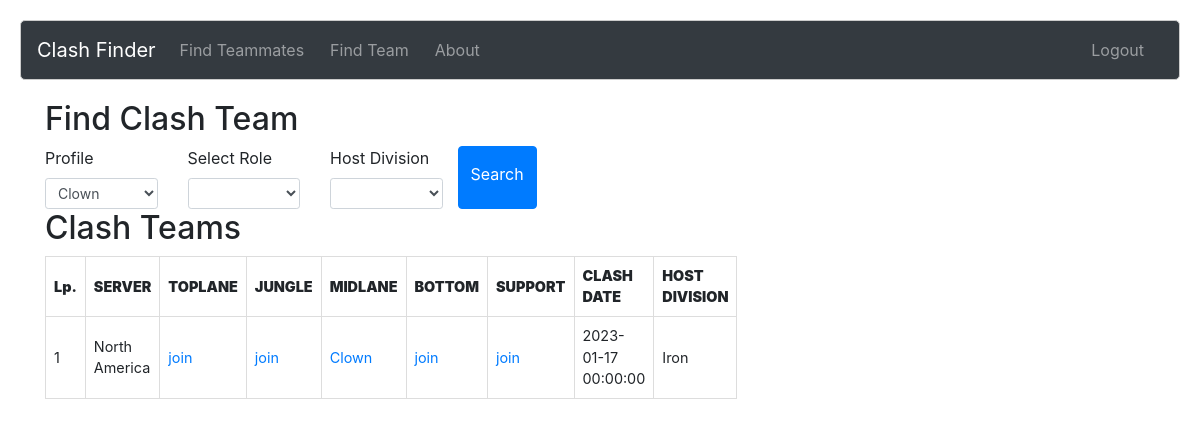
Screenshot of /findteam (signed in) with the database file from the repository.
### models.py (models this page shows, shortened)
class ClashTeam(UserMixin, db.Model):
    id = db.Column(db.Integer, primary_key=True)
    clash_date = db.Column(db.DateTime, nullable=False, default=None)
    division = db.Column(db.String(64), index=True, default=None)
    toplane = db.Column(db.String(64), index=True, default=None)
    jungle = db.Column(db.String(64), index=True, default=None)
    midlane = db.Column(db.String(64), index=True, default=None)
    adcarry = db.Column(db.String(64), index=True, default=None)
    support = db.Column(db.String(64), index=True, default=None)
    host_id = db.Column(db.Integer, db.ForeignKey('profile.id'))

class Profile(UserMixin, db.Model):
    id = db.Column(db.Integer, primary_key=True)
    nickname = db.Column(db.String(64), index=True, unique=True)
    server = db.Column(db.String(10), index=True)
    division = db.Column(db.String(20), index=True)
    best_position = db.Column(db.String(20), index=True)
    alternative_position = db.Column(db.String(20), index=True)
    user_id = db.Column(db.Integer, db.ForeignKey('user.id'))
    clash_team = db.relationship('ClashTeam', backref='host', lazy='dynamic')
    reported = db.relationship('ReportPlayer', backref='Reported', lazy='dynamic',
                              cascade="all, delete, delete-orphan")  # powiązanie z reportowanym profilem

### routes.py (the view, shortened to what this page needs)
@app.route('/findteam', methods=['GET', 'POST'])
@login_required
def findteam():
    user = User.query.filter_by(username=current_user.username).first_or_404()
    clash_teams = ClashTeam.query.filter(or_(ClashTeam.toplane==None, ClashTeam.jungle==None, ClashTeam.midlane==None, ClashTeam.adcarry==None, ClashTeam.support==None)).order_by(ClashTeam.clash_date).all()
    if len(clash_teams) == 0:
        clash_teams = []
    form = SearchingTeam(user_id = user.id)
    return render_template('findteam.html', clash_teams=clash_teams, form=form, user=user)

### forms.py
class SearchingTeam(FlaskForm):
    profile = SelectField('Profile', validators=[DataRequired()], choices=[], default=None)
    role = SelectField('Select Role', choices=positions)
    division = SelectField('Host Division', choices=divisions)
    submit = SubmitField('Search')
    def __init__(self, user_id, *args, **kwargs):
        super(SearchingTeam, self).__init__(*args, **kwargs)
        self.profile.choices = [(p.nickname) for p in Profile.query.filter_by(user_id=user_id)]

### models.py (called while the page is built)
@login.user_loader
def load_user(id):
    return User.query.get(int(id))

### templates/findteam.html (shortened to what this page needs)
<!DOCTYPE html>
<html>
	<head>
		<link rel="stylesheet" href="https://maxcdn.bootstrapcdn.com/bootstrap/4.5.2/css/bootstrap.min.css">
		<link rel="stylesheet" href="{{ url_for('static', filename='style.css') }}">
	</head>
    <body>
		<nav class="navbar navbar-expand-sm bg-dark navbar-dark">
			<a class="navbar-brand">Clash Finder</a>
			<ul class="navbar-nav">
				<li class="nav-item">
					<a class="nav-link" href="#">Find Teammates</a>
				</li>
				<li class="nav-item">
					<a class="nav-link" href="#">Find Team</a>
				</li>
				<li class="nav-item">
					<a class="nav-link" href="#">About</a>
				</li>
			</ul>
			<ul class="navbar-nav ml-auto">
				{% if current_user.is_authenticated %}
				<li class="nav-item">
					<form method="post" action="{{ url_for('logout') }}">
						<button type="submit" class="btn btn-link nav-link">Logout</button>
					</form>
				</li>
				{% else %}
				<li class="nav-item">
					<a class="nav-link" href="{{ url_for('login') }}">Login</a>
				</li>
				{% endif %}
			</ul>
		</nav>
        <div class="container">
            <div class="row">
                <div class="col-sm-6">
					<h2>Find Clash Team</h2>
					<form method="POST" action="{{ url_for('findteam') }}">
						<div class="row">
							<div class="col-md-3">
							  {{ form.profile.label(class="form-control-label") }}
							  {{ form.profile(class="form-control form-control-sm") }}
							</div>
							<div class="col-md-3">
							  {{ form.role.label(class="form-control-label") }}
							  {{ form.role(class="form-control form-control-sm") }}
							</div>
							<div class="col-md-3">
							  {{ form.division.label(class="form-control-label") }}
							  {{ form.division(class="form-control form-control-sm") }}
							</div>
							<button type="submit" class="btn btn-primary">{{ form.submit.label }}</button>
							<br>
						</div>
					</form>
                    <h2>Clash Teams</h2>
						<div class="clash-available-teams">
							{% if clash_teams %}
                            <table>
                                <thead>
                                    <tr>
                                        <th><strong>Lp.</strong></th>
										<th><strong>SERVER</strong></th>
                                        <th><strong>TOPLANE</strong></th>
                                        <th><strong>JUNGLE</strong></th>
                                        <th><strong>MIDLANE</strong></th>
                                        <th><strong>BOTTOM</strong></th>
                                        <th><strong>SUPPORT</strong></th>
                                        <th><strong>CLASH DATE</strong></th>
                                        <th><strong>HOST DIVISION</strong></th>
                                    </tr>
                                </thead>
								<tbody>
									{% for team in clash_teams %}
									<tr>
										<td>{{ loop.index }}</td>
										<td>{{ team.host.server or '' }}</td>
										<td>
											{% if team.toplane %}
												<a href="#{{ team.toplane }}">{{ team.toplane }}</a>
											{% else %}
												<a href="#">join</a>
											{% endif %}
										</td>
										<td>
											{% if team.jungle %}
												<a href="#{{ team.jungle }}">{{ team.jungle }}</a>
											{% else %}
												<a href="#">join</a>
											{% endif %}
										</td>
										<td>
											{% if team.midlane %}
												<a href="#{{ team.midlane }}">{{ team.midlane }}</a>
											{% else %}
												<a href="#">join</a>
											{% endif %}
										</td>
										<td>
											{% if team.adcarry %}
												<a href="#{{ team.adcarry }}">{{ team.adcarry }}</a>
											{% else %}
												<a href="#">join</a>
											{% endif %}
										</td>
										<td>
											{% if team.support %}
												<a href="#{{ team.support }}">{{ team.support }}</a>
											{% else %}
												<a href="#">join</a>
											{% endif %}
										</td>
										<td>{{ team.clash_date or '' }}</td>
										<td>{{ team.division or '' }}</td>
									</tr>
									{% endfor %}
								</tbody>
                            </table>
							{% else %}
                            <p>There are currently no teams meeting your requirements.</p>
                            {% endif %}
						</div>
				</div>
			</div>
		</div>
	</body>
</html>

### templates/static/style.css (style rules this page uses)
* { margin: 0; padding: 0; }
nav { background-color: #f2f2f2; border: 1px solid #ccc; border-radius: 5px; margin: 20px; padding: 10px; }
nav ul { list-style: none; }
nav ul li { display: inline-block; margin-right: 10px; }
nav ul li a { color: #333; text-decoration: none; }

### templates/findteam.html (style rules this page uses)
table { border-collapse: collapse; font-size: 0.9em; border: 1px solid #ddd; margin-bottom: 10px; }
th { border: 1px solid #ddd; padding: 8px; text-align: left; }
td { border: 1px solid #ddd; padding: 8px; }

### rows the page displays
ClashTeam: host "North America", shows "join", midlane "Clown", clash_date "2023-01-17 00:00:00", division "Iron"
